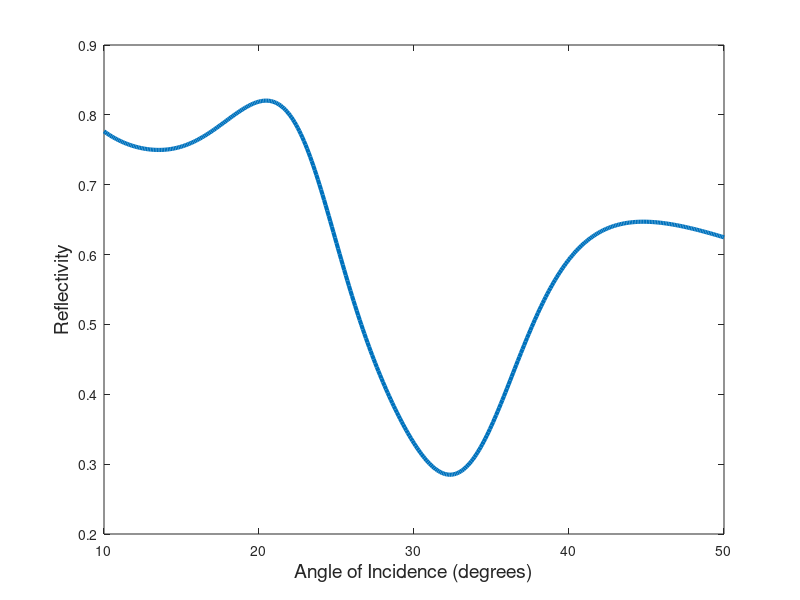

Write the MATLAB code that produced this figure. (Note: this script raises an error after producing the figure.)
clear;
clc;
%% Angular Interrogation Mode (AIM)
load au_670nm_AIM.txt
load ag_670nm_AIM.txt
load cu_670nm_AIM.txt
load bulk_AIM.txt
load bulk_830nm_AIM.txt

theta_au = au_670nm_AIM(:,1);
R_au = au_670nm_AIM(:,2);

theta_ag = ag_670nm_AIM(:,1);
R_ag = ag_670nm_AIM(:,2);

theta_cu = cu_670nm_AIM(:,1);
R_cu = cu_670nm_AIM(:,2);

theta_bulk = bulk_AIM(:,1);
R_AIM_bulk = bulk_AIM(:,2);

theta_bulk_830nm = bulk_830nm_AIM(:,1);
R_AIM_bulk_830nm = bulk_830nm_AIM(:,2);

%% Wavelength Interrogation Mode (WIM)
load au_670nm_WIM.txt
load ag_670nm_WIM.txt
load cu_670nm_WIM.txt
load bulk_WIM.txt
load bulk_830nm_WIM.txt

lambda_au = au_670nm_WIM(:,1);
R_WIM_au = au_670nm_WIM(:,2);

lambda_ag = ag_670nm_WIM(:,1);
R_WIM_ag = ag_670nm_WIM(:,2);

lambda_cu = cu_670nm_WIM(:,1);
R_WIM_cu = cu_670nm_WIM(:,2);

lambda_bulk = bulk_WIM(:,1);
R_WIM_bulk = bulk_WIM(:,2);

lambda_bulk_830nm = bulk_830nm_WIM(:,1);
R_WIM_bulk_830nm = bulk_830nm_WIM(:,2);

%% AIM waveform simulation
figure (1)
    plot (theta_au, R_au, 'linewidth', 3);

    xlabel('Angle of Incidence (degrees)', 'FontSize', 14)
    ylabel('Reflectivity', 'FontSize', 14)
    legend('Sim-SPR (Au)',14)

figure (2)
    plot (theta_ag, R_ag, 'linewidth', 3);

    xlabel('Angle of Incidence (degrees)', 'FontSize', 14)
    ylabel('Reflectivity', 'FontSize', 14)
    legend('Sim-SPR (Ag)',14)

figure (3)
    plot (theta_cu, R_cu, 'linewidth', 3);

    xlabel('Angle of Incidence (degrees)', 'FontSize', 14)
    ylabel('Reflectivity', 'FontSize', 14)
    legend('Sim-SPR (Cu)',14)

%% WIM waveform simulation
figure (4)
    plot (lambda_au, R_WIM_au, 'red', 'linewidth', 3);

    xlabel('Wavelenght (nm)', 'FontSize', 14)
    ylabel('Reflectivity', 'FontSize', 14)
    legend('Sim-SPR (Au)',14)
    
figure (5)
    plot (lambda_ag, R_WIM_ag, 'red', 'linewidth', 3);

    xlabel('Wavelenght (nm)', 'FontSize', 14)
    ylabel('Reflectivity', 'FontSize', 14)
    legend('Sim-SPR (Ag)',14)

figure (6)
    plot (lambda_cu, R_WIM_cu, 'red', 'linewidth', 3);

    xlabel('Wavelenght (nm)', 'FontSize', 14)
    ylabel('Reflectivity', 'FontSize', 14)
    legend('Sim-SPR (Cu)',14)
    
%% Bulk Sensing with four layers
figure (7)

    plot (theta_bulk, R_AIM_bulk, 'linewidth', 3);

    xlabel('Angle of Incidence (degrees)', 'FontSize', 14)
    ylabel('Reflectivity', 'FontSize', 14)
    legend('Sim-SPR (Bulk Sensing)',14)

figure (8)
    plot (lambda_bulk, R_WIM_bulk, 'red', 'linewidth', 3);

    xlabel('Wavelenght (nm)', 'FontSize', 14)
    ylabel('Reflectivity', 'FontSize', 14)
    legend('Sim-SPR (Bulk Sensing)',14)

figure (9)

    plot (theta_bulk_830nm, R_AIM_bulk_830nm, 'linewidth', 3);

    xlabel('Angle of Incidence (degrees)', 'FontSize', 14)
    ylabel('Reflectivity', 'FontSize', 14)
    legend('Sim-SPR (Bulk Sensing)',14)
    
figure (10)
    plot (lambda_bulk_830nm, R_WIM_bulk_830nm, 'red', 'linewidth', 3);

    xlabel('Wavelenght (nm)', 'FontSize', 14)
    ylabel('Reflectivity', 'FontSize', 14)
    legend('Sim-SPR (Bulk Sensing)',14)

